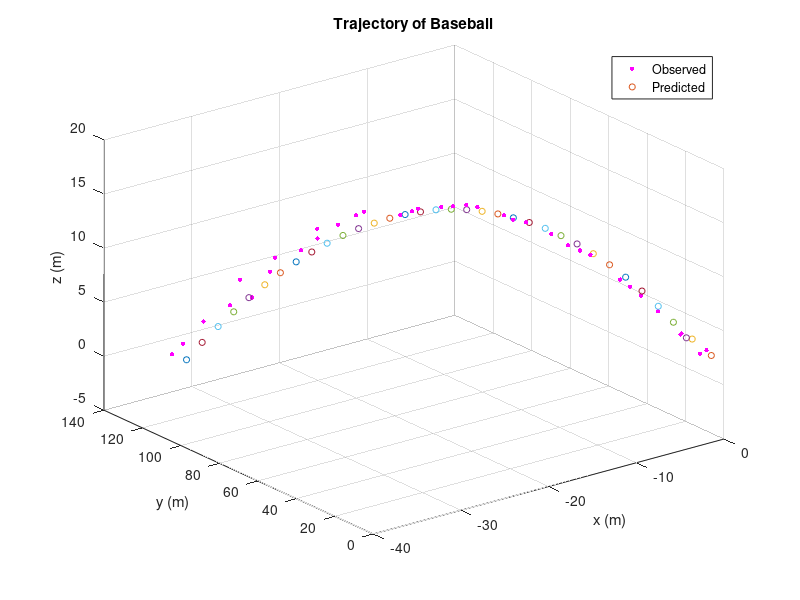

This chart was generated by the following MATLAB code:
clear all; close all;

data = importdata('homerun_data_HW4.txt');
% data(1,:) = [];
tspan = data(:, 1);
rho = data(:, 2)/3.281; % in m
alpha = data(:, 3)*pi/180; % in rad
beta = data(:, 4)*pi/180; % in rad
g = 9.81;
store_x = [];

% Visualizing data
figure(1)
[plotx ploty plotz] = sph2cart(alpha, beta, rho);
scatter3(plotx, ploty, plotz, 10, 'm', 'filled')

% Initial Conditions
x_(:,1) = [0.4921 0.4921 2.0013 -26.2467 114.3051 65.9941]'/3.281;  
% x_(:,1) = zeros(6,1);% Given initial conditions
P = diag([4 4 4 0.1 0.1 0.1])/3.281^2;
R = [(1.524)^2 0 0;
     0 (0.1*pi/180)^2 0;
     0 0 (0.1*pi/180)^2];      %the error covariance constant to be used

for i =2:length(rho)
  % Observed
  y_obs(:,i) = [rho(i); alpha(i); beta(i)];% + randn*sigmaw;

  dt = 0.1;
  Phi = [1 0 0 dt 0 0;
         0 1 0 0 dt 0;
         0 0 1 0 0 dt;
         0 0 0 1 0 0;
         0 0 0 0 1 0;
         0 0 0 0 0 1];
        
  % Compute nominal trajectory
  B = [0; 0; -1/2*dt^2; 0; 0; -dt];
  x_(:,i) = Phi * x_(:, i-1) + B * g;
  
  % Assembling y_computed
  X_ = x_(1,end);
  Y_ = x_(2,end);
  Z_ = x_(3,end);
  rho_ = sqrt(X_^2 + Y_^2 + Z_^2);
  alpha_ = atan2(Y_, X_);
  beta_ = atan2(Z_, sqrt(X_^2 + Y_^2));
  
  y_comp(:,i) = [rho_; alpha_; beta_];

  % Propagation of state covariance
  P = Phi*P*Phi'; % Add Q here to improve tracking

  % Computing H using y_comp
  H = [X_/rho_ Y_/rho_ Z_/rho_ 0 0 0;
       (-Y_/X_^2)/(1 + (Y_/X_)^2) (1/X_)/(1+(Y_/X_)^2) 0 0 0 0;
       ((-X_*Z_)/(X_^2 + Y_^2)^(3/2))/(1+(Z_^2)/(X_^2 + Y_^2)) ((-Y_*Z_)/(X_^2 + Y_^2)^(3/2))/(1 + (Z_^2)/(X_^2 + Y_^2)) ((1)/(X_^2 + Y_^2)^(1/2))/(1 + (Z_^2)/(X_^2 + Y_^2)) 0 0 0];
  % Kalman gain
  K = P*H'*inv(H*P*H'+R);
  % Measurement update
  x_(:,i) = x_(:,i) + K * (y_obs(:,i) - y_comp(:,i));
  P = (eye(6)-K*H)*P;
  
  store_x = [store_x x_(:, i)];

  figure(1)
  hold on
  scatter3(X_, Y_, Z_, 20, 'black')
end

xlabel('x (m)')
ylabel('y (m)')
zlabel('z (m)')
title('Trajectory of Baseball')
legend('Observed', 'Predicted', 'Location', 'best')
hold off;
